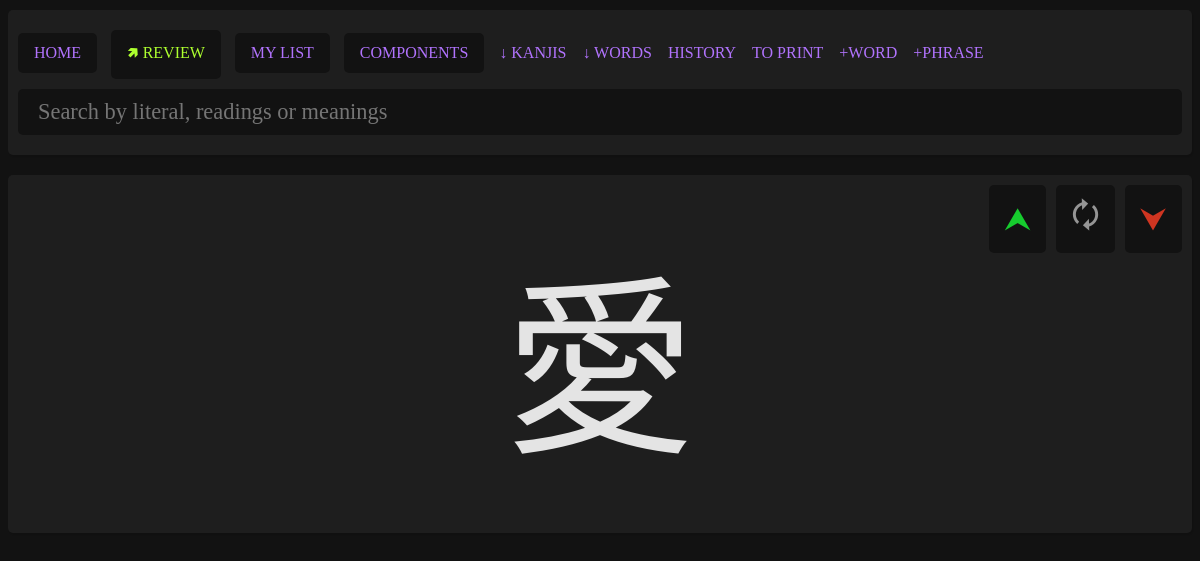
Before: /pages/review.php?literal=愛 with the older database file.
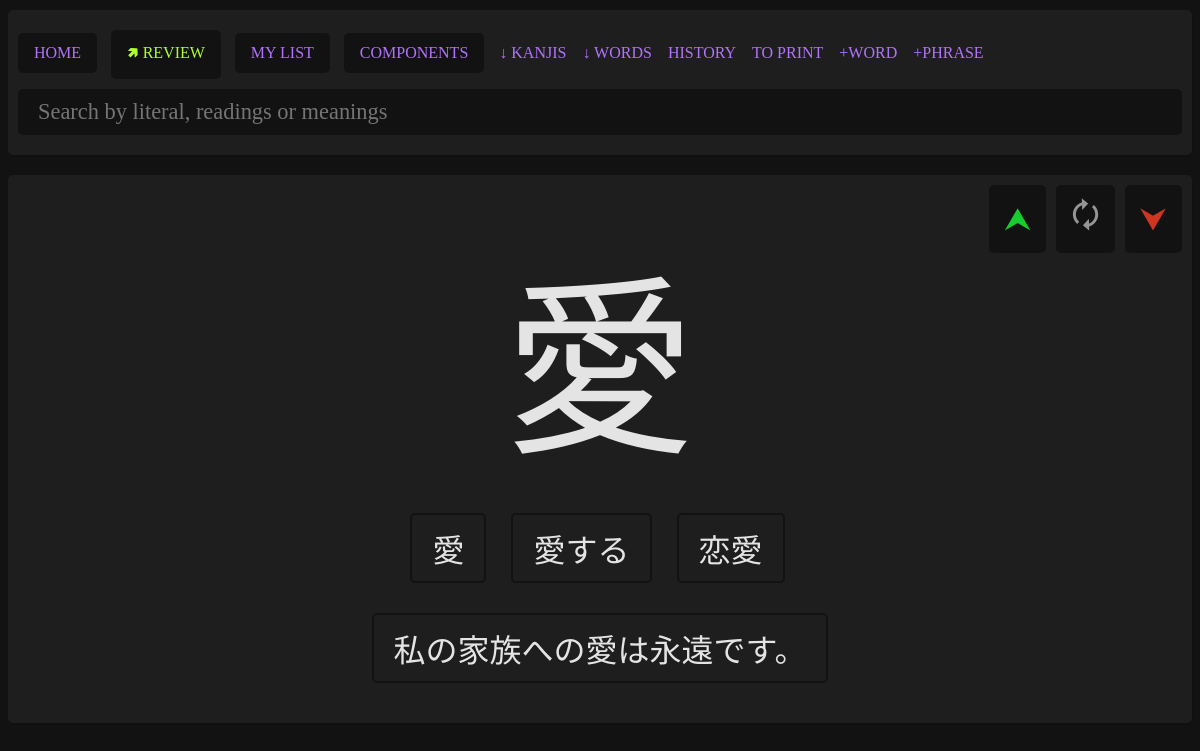
After: the same page with the newer database file.
### tables this page shows
CREATE TABLE "kanjis" (
	"literal"	TEXT NOT NULL UNIQUE,
	"meanings"	TEXT NOT NULL,
	"onReadings"	TEXT,
	"kunReadings"	TEXT,
	"strokes"	INTEGER,
	"jlpt"	INTEGER,
	"frequency"	INTEGER,
	"grade"	INTEGER,
	"heisg6"	INTEGER,
	"components"	TEXT,
	"other_forms"	TEXT, "kanken" INTEGER NULL, "story" TEXT NULL, "added" INTEGER NULL, "score" INTEGER NULL, "added_at" datetime, "unfinished" integer, "is_component" integer, "component_group" integer, "related" text, "ignore" integer, "keyword" text,
	PRIMARY KEY("literal")
);

CREATE TABLE phrases (
    id INTEGER PRIMARY KEY AUTOINCREMENT,
    phrase TEXT,
    phrase_ruby TEXT,
    translation TEXT
, "source" text);

### parts/helper.php (called while the page is built, shortened)
<?php
function formatKanjis($str)
{
    if (!str_contains($str, ";")) {
        return $str;
    }
    return str_replace(";", " / ", $str);
}

### pages/review.php (the view, shortened to what this page needs)
<?php
require "../parts/helper.php";
$myPDO = new PDO("sqlite:../data/kanjis.db");
if (isset($_GET["literal"])) {
    if (empty($_GET["literal"])) {
        $error = "No selected kanji.";
    } else {
        $sql = "SELECT * FROM kanjis WHERE literal = ? LIMIT 1";
        $stmt = $myPDO->prepare($sql);
        $results = $stmt->execute([$_GET["literal"]]);
        $entry = $stmt->fetch();
    }
}
?>
<?php require "../parts/header.php"; ?>
<?php if (isset($_GET["literal"]) && $entry): ?>
    <div class="card">
        <div class="review-options">
            <form action="../actions/mark_difficulty.php" class="review-scoring" method="POST">
                <button class="review-good" name="review_good">⮝</button>
                <a href="./kanji.php?literal=<?= $_GET["literal"] ?>" class="review-neutral">🗘</a>
                <button class="review-bad" name="review_bad">⮟</button>
            </form>
        </div>
        <div class="review-card">
            <div class="kanji">
                <?php echo $entry["literal"]; ?>
            </div>
            <?php
            $sql =
                "SELECT * FROM examples WHERE kanji != '' AND kanji LIKE ? AND added = 1";
            $stmt = $myPDO->prepare($sql);
            $stmt->execute(["%" . $entry["literal"] . "%"]);
            $examples = $stmt->fetchAll();
            ?>
            <?php if (!empty($examples)): ?>
                <div class="words">
                    <?php foreach ($examples as $example): ?>
                        <span class="word"><?php echo formatKanjis(
                                                $example["kanji"],
                                            ); ?></span>
                    <?php endforeach; ?>
                </div>
            <?php endif; ?>
            <?php
            $sql =
                "SELECT * FROM phrases WHERE phrase LIKE ?";
            $stmt = $myPDO->prepare($sql);
            $stmt->execute(["%" . $entry["literal"] . "%"]);
            $phrases = $stmt->fetchAll();
            ?>
            <?php if (!empty($phrases)): ?>
                <div class="phrases">
                    <?php foreach ($phrases as $phrase): ?>
                        <span class="phrase"><?= $phrase["phrase"] ?></span>
                    <?php endforeach; ?>
                </div>
            <?php endif; ?>
        </div>
    </div>
<?php endif; ?>
<?php require "../parts/footer.php"; ?>

### parts/header.php (shortened to what this page needs)
<!DOCTYPE html>
<html lang="en">
<head>
    <link rel="stylesheet" href="../data/style.css">
</head>
<body>
    <div class="content">
        <div class="header">
            <div class="header-actions">
                <a href="index.php">HOME</a>
                <form action="../actions/review.php" method="POST">
                    <button type="submit" class="review">🢅 REVIEW</button>
                </form>
                <div class="list-menu">
                    <a href="my-list.php">MY LIST</a>
                </div>
                <a href="components.php">COMPONENTS</a>
                <a href="../actions/export_kanji.php" class="export">&#8595; KANJIS</a>
                <a href="../actions/export_words.php" class="export">&#8595; WORDS</a>
                <a href="../pages/history.php" class="export">HISTORY</a>
                <a href="../pages/print.php" target="_blank" class="export">TO PRINT</a>
                <a href="../pages/add-word.php" class="export">+WORD</a>
                <a href="../pages/add-phrase.php" class="export">+PHRASE</a>
            </div>
            <div class="header-form">
                <form action="search.php" method="GET">
                    <input type="search" placeholder="Search by literal, readings or meanings" name="query" value="<?php if (
                                                                                                                        isset($_GET["query"])
                                                                                                                    ) {
                                                                                                                        echo $_GET["query"];
                                                                                                                    } ?>">
                </form>
            </div>
        </div>

### parts/footer.php (shortened to what this page needs)
</div>
</body>
</html>

### data/style.css (style rules this page uses)
body { background: #121212; color: #e4e4e4; font-family: "NotoSansJP"; }
* { box-sizing: border-box; }
.content { max-width: 1200px; margin: 10px auto; }
.card, .header, .list { position: relative; background: #1e1e1e; display: flex; border-radius: 5px; box-shadow: 1px 2px 1px rgba(0, 0, 0, 0.1); margin-bottom: 20px; }
.header { padding: 10px; }
button { cursor: pointer; background-color: #121212; padding: 5px 10px; border-radius: 5px; font-family: "NotoSansJP"; text-transform: uppercase; font-size: 0.8em; border: none; }
.header input { background-color: #121212; padding: 10px 20px; border-radius: 5px; font-family: "NotoSansJP", "BabelStoneHan"; color: #e4e4e4; border: none; width: 100%; font-size: 1.4em; margin-bottom: 10px; }
.header form { width: 100%; }
a, button { text-decoration: none; color: #b173fd; }
.header { display: flex; flex-direction: column; }
.header .header-actions a, .header button { background: #121212; border: 1px solid transparent; padding: 10px 15px; margin: 10px 10px 10px 0; display: inline-block; border-radius: 5px; font-size: 1em; }
.header .header-actions .export { background: none; padding: 10px 0; }
.list-menu { display: inline-block; position: relative; }
.header form { display: inline; }
.review-card { display: flex; flex-direction: column; width: 100%; align-items: center; padding: 40px; gap: 20px; }
.review-card .kanji { font-size: 12rem; }
.review-card .words { display: flex; gap: 20px; }
.review-card .phrases { display: flex; gap: 20px; flex-direction: row; flex-wrap: wrap; justify-content: center; }
.review-card .words .word, .review-card .phrases .phrase { font-size: 2rem; border: 2px solid #121212; padding: 10px 20px; background: none; }
.review { color: greenyellow; }
.review-options, .review-button { position: absolute; right: 10px; top: 10px; }
.review-scoring { display: flex; justify-content: center; margin: 0; gap: 10px; }
.review-good, .review-neutral, .review-bad { padding: 7px 15px; font-size: 2rem; background-color: #121212; border-radius: 5px; }
.review-good { color: #16cc2e; }
.review-bad { color: #cf3521; }
.review-neutral { color: #959595; }
.words { z-index: 1; }
.words .word { border-radius: 5px; background: #121212; margin-bottom: 10px; display: inline-block; position: relative; cursor: default; margin-right: 5px; padding: 5px 10px; }
.word { overflow: visible; }
.phrases { width: 100%; display: flex; flex-direction: column; gap: 10px; }
.phrases .phrase { padding: 10px; background: #121212; border-radius: 5px; }

Changed rows visible on the page:
added phrases: phrase "私の家族への愛は永遠です。"
Other visible differences:
new list line: "愛"
new list line: "愛する"
new list line: "恋愛"
